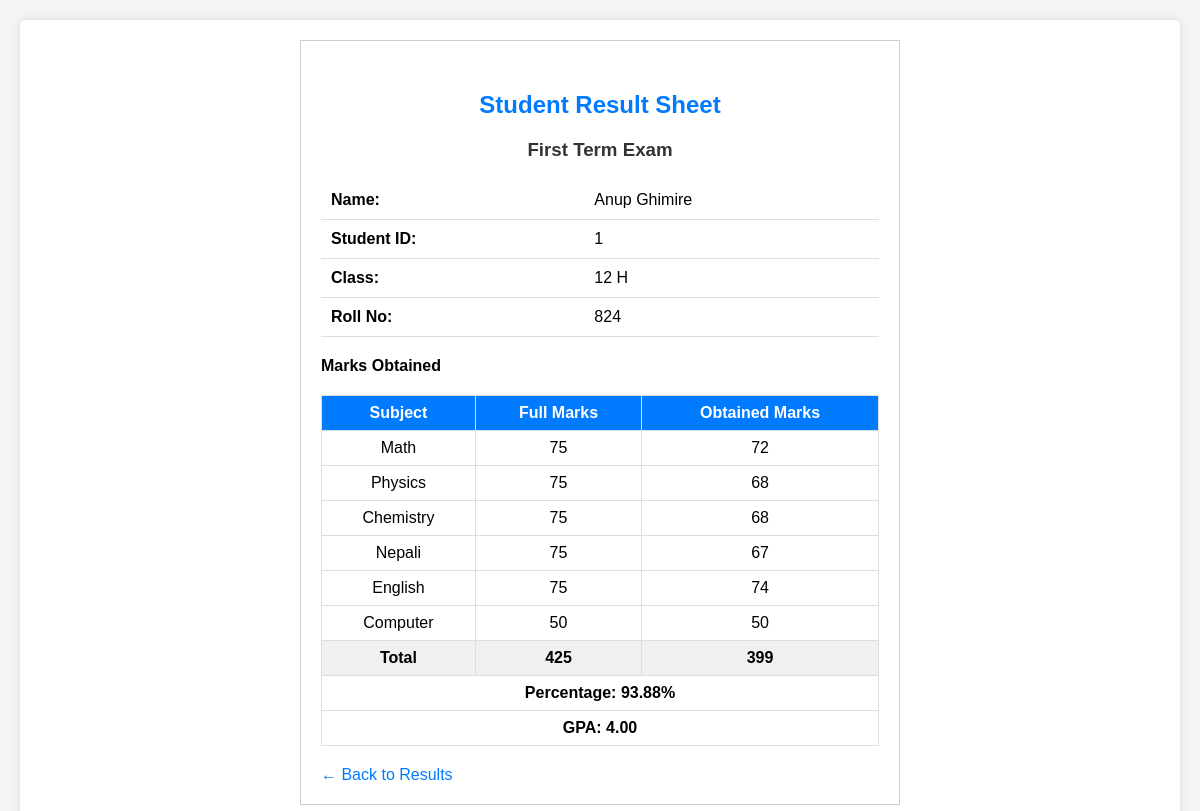
The app's page /student/gradesheet.php?exam=First+Term+Exam+ (signed in) with its own data.
### tables this page shows
CREATE TABLE `students` (
  `id` int(11) NOT NULL,
  `student_id` varchar(20) NOT NULL,
  `name` varchar(100) NOT NULL,
  `email` varchar(100) DEFAULT NULL,
  `phone` varchar(15) DEFAULT NULL,
  `class` varchar(10) NOT NULL,
  `section` varchar(5) DEFAULT NULL,
  `roll_no` int(11) DEFAULT NULL,
  `address` text DEFAULT NULL,
  `password` varchar(255) NOT NULL,
  `created_at` timestamp NOT NULL DEFAULT current_timestamp()
);

CREATE TABLE `results` (
  `id` int(11) NOT NULL,
  `student_id` int(11) NOT NULL,
  `class` varchar(10) NOT NULL,
  `exam_name` varchar(100) NOT NULL,
  `subject` varchar(100) NOT NULL,
  `marks` int(11) NOT NULL,
  `total_marks` int(11) NOT NULL,
  `entered_by` int(11) NOT NULL,
  `entered_at` timestamp NOT NULL DEFAULT current_timestamp()
);

### student/gradesheet.php (the view, shortened to what this page needs)
<?php
include '../config.php';
$student_id = $_SESSION['student_id'];
$exam_name = isset($_GET['exam']) ? mysqli_real_escape_string($conn, $_GET['exam']) : '';
$student_sql = "SELECT * FROM students WHERE id = $student_id";
$student_res = mysqli_query($conn, $student_sql);
$student = mysqli_fetch_assoc($student_res);
$results_sql = "SELECT * FROM results WHERE student_id = $student_id AND exam_name = '$exam_name'";
$results_res = mysqli_query($conn, $results_sql);
$subjects = [];
$total_obtained = 0;
$total_max = 0;
while ($r = mysqli_fetch_assoc($results_res)) {
    $subjects[] = $r;
    $total_obtained += $r['marks'];
    $total_max += $r['total_marks'];
}
$percentage = ($total_max > 0) ? ($total_obtained / $total_max) * 100 : 0;
function calculateGPA($percentage) {
    if ($percentage >= 90) return 4.0;
    return 0.0;
}
$gpa = calculateGPA($percentage);
?>
<!DOCTYPE html>
<html>
<head>
    <link rel="stylesheet" href="../css/style.css">
</head>
<body>
    <div class="container">
        <div class="result-box">
            <div class="header">
                <h2>Student Result Sheet</h2>
                <h3><?php echo $exam_name; ?></h3>
            </div>
            <div class="details">
                <table>
                    <tr><td><strong>Name:</strong></td><td><?php echo $student['name']; ?></td></tr>
                    <tr><td><strong>Student ID:</strong></td><td><?php echo $student['student_id']; ?></td></tr>
                    <tr><td><strong>Class:</strong></td><td><?php echo $student['class'] . ' ' . $student['section']; ?></td></tr>
                    <tr><td><strong>Roll No:</strong></td><td><?php echo $student['roll_no']; ?></td></tr>
                </table>
            </div>
            <h4>Marks Obtained</h4>
            <table class="marks-table">
                <tr>
                    <th>Subject</th>
                    <th>Full Marks</th>
                    <th>Obtained Marks</th>
                </tr>
                <?php foreach ($subjects as $sub): ?>
                <tr>
                    <td><?php echo $sub['subject']; ?></td>
                    <td><?php echo $sub['total_marks']; ?></td>
                    <td><?php echo $sub['marks']; ?></td>
                </tr>
                <?php endforeach; ?>
                <tr class="total-row">
                    <td><strong>Total</strong></td>
                    <td><strong><?php echo $total_max; ?></strong></td>
                    <td><strong><?php echo $total_obtained; ?></strong></td>
                </tr>
                <tr>
                    <td colspan="3"><strong>Percentage: <?php echo number_format($percentage, 2); ?>%</strong></td>
                </tr>
                <tr>
                    <td colspan="3"><strong>GPA: <?php echo number_format($gpa, 2); ?></strong></td>
                </tr>
            </table>
                    <a href="results.php">← Back to Results</a>
        </div>
    </div>
</body>
</html>

### css/style.css (style rules this page uses)
* { margin: 0; padding: 0; box-sizing: border-box; }
body { font-family: Arial, sans-serif; background: #f4f4f4; padding: 20px; }
.container { max-width: 1200px; margin: 0 auto; background: white; padding: 20px; border-radius: 5px; box-shadow: 0 0 10px rgba(0,0,0,0.1); }
h1, h2, h3 { color: #333; margin-bottom: 20px; }
table { width: 100%; border-collapse: collapse; margin: 20px 0; }
th, td { padding: 10px; text-align: left; border-bottom: 1px solid #ddd; }
th { background: #007bff; color: white; }
a { color: #007bff; text-decoration: none; }
h2 { color: #007bff; margin-top: 30px; }

### student/gradesheet.php (style rules this page uses)
.result-box { max-width: 600px; margin: auto; border: 1px solid #ccc; padding: 20px; }
.header { text-align: center; margin-bottom: 20px; }
.details { margin-bottom: 20px; }
.details table { width: 100%; }
.marks-table { width: 100%; border-collapse: collapse; }
.marks-table th, .marks-table td { border: 1px solid #ddd; padding: 8px; text-align: center; }
.total-row { font-weight: bold; background: #f0f0f0; }

### records on screen
students: name "Anup Ghimire", student "1", class "12", section "H", roll_no "824"
results: subject "Math", total_marks "75", marks "72"
results: subject "Physics", total_marks "75", marks "68"
results: subject "Chemistry", total_marks "75", marks "68"
results: subject "Nepali", total_marks "75", marks "67"
results: subject "English", total_marks "75", marks "74"
results: subject "Computer", total_marks "50", marks "50"

### other values on screen
$exam_name "First Term Exam"
$total_max "425"
$total_obtained "399"
$percentage "93.88"
$gpa "4.00"
